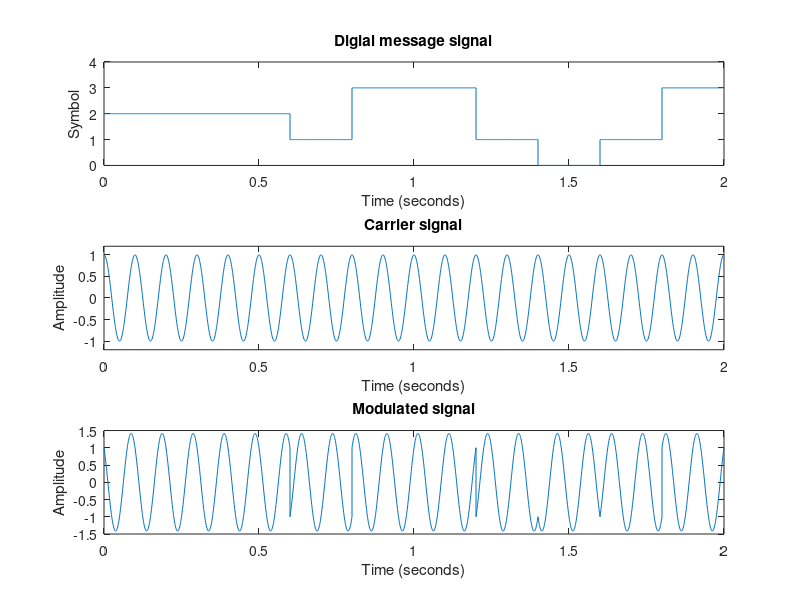

Reproduce this figure in MATLAB. (Note: this script raises an error after producing the figure.)
M = 4;    % M number of symbols
N = 10;   % No. sybmols to generate
x = randi( M, N, 1 )-1;  % Generate random combination of symbols as the message signal
s = qammod( x, M);      % Produce I and Q compnents of the QAM modulated message signal

Tb = 0.2;    % Bit time of 0.2 seconds
duration = Tb * length(s);
sampling_period = 0.001;
Tvec = [];
modulated_signal = [];
message_signal = [];
time = 0.0;
fc = 10;
for i = 1:length(s)
  t = time + (0:sampling_period:Tb);
  msig  = real(s(i))*cos(2*pi*fc*t) - imag(s(i))*sin(2*pi*fc*t);
  modulated_signal = [modulated_signal msig];

  m = ones(1,length(t)) .* x(i);
  message_signal = [message_signal m];

  Tvec = [Tvec t];
  time = time + Tb;
end

% Generate base carrier wave
carrier = cos( 2 * pi *fc * Tvec);

subplot(3,1,1)
plot(Tvec,message_signal)
xlim([0 duration])
ylim([0 M])
xlabel('Time (seconds)')
ylabel('Symbol')
title('Digial message signal')
subplot(3,1,2)
plot(Tvec,carrier)
xlim([0 duration])
ylim([-1.2 1.2])
xlabel('Time (seconds)')
ylabel('Amplitude')
title('Carrier signal')
subplot(3,1,3)
plot(Tvec,modulated_signal)
xlim([0 duration])
ylim([-1.5 1.5])
xlabel('Time (seconds)')
ylabel('Amplitude')
title('Modulated signal')
sgtitle('(PUL074BEX004)');
